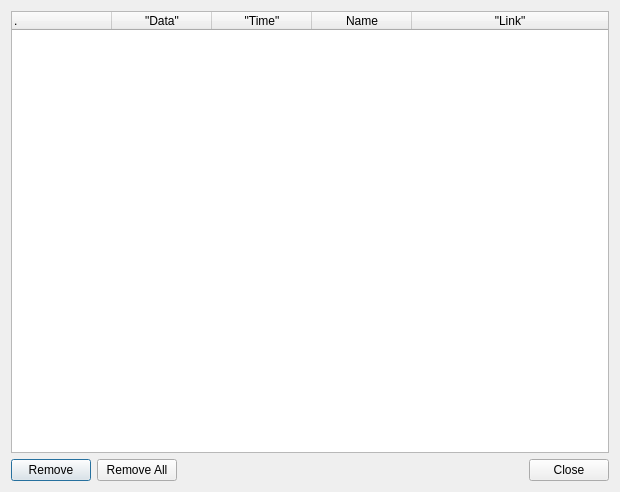
<?xml version="1.0" encoding="UTF-8"?>
<ui version="4.0">
 <class>HistoryDialog</class>
 <widget class="QDialog" name="HistoryDialog">
  <property name="windowModality">
   <enum>Qt::WindowModal</enum>
  </property>
  <property name="geometry">
   <rect>
    <x>0</x>
    <y>0</y>
    <width>620</width>
    <height>492</height>
   </rect>
  </property>
  <property name="windowTitle">
   <string>История посещений сайтов</string>
  </property>
  <property name="modal">
   <bool>true</bool>
  </property>
  <layout class="QVBoxLayout" name="verticalLayout">
   <item>
    <widget class="QTreeWidget" name="tree">
     <property name="toolTipDuration">
      <number>-1</number>
     </property>
     <property name="autoExpandDelay">
      <number>-1</number>
     </property>
     <property name="expandsOnDoubleClick">
      <bool>false</bool>
     </property>
     <property name="columnCount">
      <number>5</number>
     </property>
     <attribute name="headerVisible">
      <bool>true</bool>
     </attribute>
     <attribute name="headerCascadingSectionResizes">
      <bool>false</bool>
     </attribute>
     <attribute name="headerDefaultSectionSize">
      <number>100</number>
     </attribute>
     <attribute name="headerHighlightSections">
      <bool>false</bool>
     </attribute>
     <attribute name="headerShowSortIndicator" stdset="0">
      <bool>false</bool>
     </attribute>
     <attribute name="headerStretchLastSection">
      <bool>true</bool>
     </attribute>
     <column>
      <property name="text">
       <string>.</string>
      </property>
     </column>
     <column>
      <property name="text">
       <string notr="true">&quot;Data&quot;</string>
      </property>
      <property name="textAlignment">
       <set>AlignCenter</set>
      </property>
     </column>
     <column>
      <property name="text">
       <string notr="true">&quot;Time&quot;</string>
      </property>
      <property name="textAlignment">
       <set>AlignCenter</set>
      </property>
     </column>
     <column>
      <property name="text">
       <string>Name</string>
      </property>
      <property name="textAlignment">
       <set>AlignCenter</set>
      </property>
     </column>
     <column>
      <property name="text">
       <string>&quot;Link&quot;</string>
      </property>
      <property name="textAlignment">
       <set>AlignCenter</set>
      </property>
     </column>
    </widget>
   </item>
   <item>
    <layout class="QHBoxLayout" name="horizontalLayout">
     <item>
      <widget class="QPushButton" name="btnRemove">
       <property name="text">
        <string>Remove</string>
       </property>
      </widget>
     </item>
     <item>
      <widget class="QPushButton" name="btnRemoveAll">
       <property name="text">
        <string>Remove All</string>
       </property>
      </widget>
     </item>
     <item>
      <widget class="QDialogButtonBox" name="buttonBox">
       <property name="standardButtons">
        <set>QDialogButtonBox::Close</set>
       </property>
      </widget>
     </item>
    </layout>
   </item>
  </layout>
 </widget>
 <tabstops>
  <tabstop>tree</tabstop>
 </tabstops>
 <resources/>
 <connections>
  <connection>
   <sender>buttonBox</sender>
   <signal>accepted()</signal>
   <receiver>HistoryDialog</receiver>
   <slot>accept()</slot>
   <hints>
    <hint type="sourcelabel">
     <x>295</x>
     <y>253</y>
    </hint>
    <hint type="destinationlabel">
     <x>199</x>
     <y>149</y>
    </hint>
   </hints>
  </connection>
  <connection>
   <sender>buttonBox</sender>
   <signal>rejected()</signal>
   <receiver>HistoryDialog</receiver>
   <slot>reject()</slot>
   <hints>
    <hint type="sourcelabel">
     <x>295</x>
     <y>253</y>
    </hint>
    <hint type="destinationlabel">
     <x>199</x>
     <y>149</y>
    </hint>
   </hints>
  </connection>
 </connections>
</ui>
